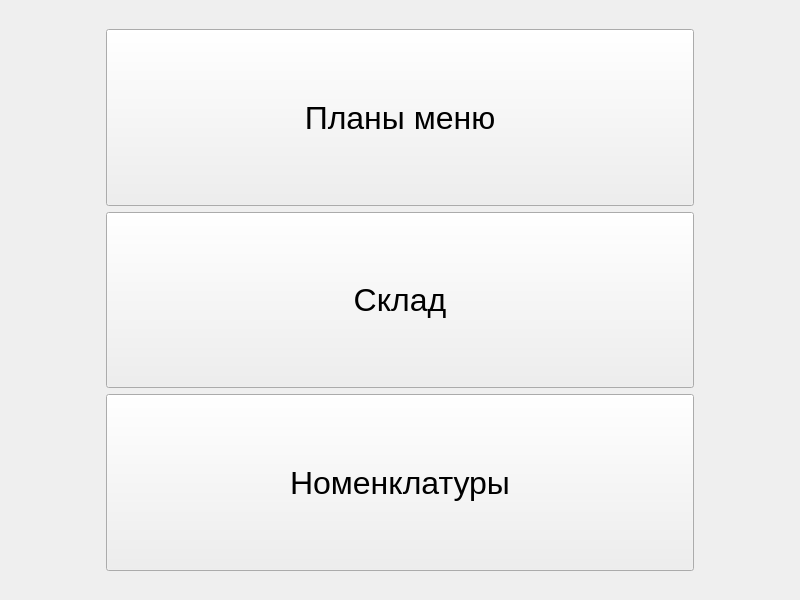
<?xml version="1.0" encoding="UTF-8"?>
<ui version="4.0">
 <class>MainMenu</class>
 <widget class="QWidget" name="MainMenu">
  <property name="geometry">
   <rect>
    <x>0</x>
    <y>0</y>
    <width>800</width>
    <height>600</height>
   </rect>
  </property>
  <property name="windowTitle">
   <string>MainWindow</string>
  </property>
  <layout class="QVBoxLayout" name="verticalLayout_2">
   <item>
    <widget class="QWidget" name="centralwidget" native="true">
     <property name="sizePolicy">
      <sizepolicy hsizetype="Preferred" vsizetype="Preferred">
       <horstretch>50</horstretch>
       <verstretch>0</verstretch>
      </sizepolicy>
     </property>
     <layout class="QHBoxLayout" name="horizontalLayout">
      <item>
       <widget class="QWidget" name="widget" native="true">
        <property name="sizePolicy">
         <sizepolicy hsizetype="Preferred" vsizetype="Preferred">
          <horstretch>30</horstretch>
          <verstretch>0</verstretch>
         </sizepolicy>
        </property>
        <property name="maximumSize">
         <size>
          <width>16777215</width>
          <height>16777215</height>
         </size>
        </property>
       </widget>
      </item>
      <item>
       <widget class="QWidget" name="widget_2" native="true">
        <property name="sizePolicy">
         <sizepolicy hsizetype="Preferred" vsizetype="Preferred">
          <horstretch>255</horstretch>
          <verstretch>0</verstretch>
         </sizepolicy>
        </property>
        <property name="minimumSize">
         <size>
          <width>0</width>
          <height>0</height>
         </size>
        </property>
        <property name="maximumSize">
         <size>
          <width>700</width>
          <height>600</height>
         </size>
        </property>
        <layout class="QVBoxLayout" name="verticalLayout_3">
         <item>
          <layout class="QVBoxLayout" name="verticalLayout">
           <item>
            <widget class="QPushButton" name="menuPlansButton">
             <property name="enabled">
              <bool>true</bool>
             </property>
             <property name="sizePolicy">
              <sizepolicy hsizetype="Minimum" vsizetype="Minimum">
               <horstretch>0</horstretch>
               <verstretch>0</verstretch>
              </sizepolicy>
             </property>
             <property name="font">
              <font>
               <pointsize>24</pointsize>
              </font>
             </property>
             <property name="text">
              <string>Планы меню</string>
             </property>
            </widget>
           </item>
           <item>
            <widget class="QPushButton" name="warehouseButton">
             <property name="sizePolicy">
              <sizepolicy hsizetype="Minimum" vsizetype="Minimum">
               <horstretch>0</horstretch>
               <verstretch>0</verstretch>
              </sizepolicy>
             </property>
             <property name="font">
              <font>
               <pointsize>24</pointsize>
              </font>
             </property>
             <property name="text">
              <string>Склад</string>
             </property>
            </widget>
           </item>
           <item>
            <widget class="QPushButton" name="nomenclaturesButton">
             <property name="sizePolicy">
              <sizepolicy hsizetype="Minimum" vsizetype="Minimum">
               <horstretch>0</horstretch>
               <verstretch>0</verstretch>
              </sizepolicy>
             </property>
             <property name="font">
              <font>
               <pointsize>24</pointsize>
              </font>
             </property>
             <property name="text">
              <string>Номенклатуры</string>
             </property>
            </widget>
           </item>
          </layout>
         </item>
        </layout>
       </widget>
      </item>
      <item>
       <widget class="QWidget" name="widget_3" native="true">
        <property name="sizePolicy">
         <sizepolicy hsizetype="Preferred" vsizetype="Preferred">
          <horstretch>30</horstretch>
          <verstretch>0</verstretch>
         </sizepolicy>
        </property>
        <property name="maximumSize">
         <size>
          <width>16777215</width>
          <height>16777215</height>
         </size>
        </property>
       </widget>
      </item>
     </layout>
    </widget>
   </item>
  </layout>
 </widget>
 <resources/>
 <connections/>
</ui>
